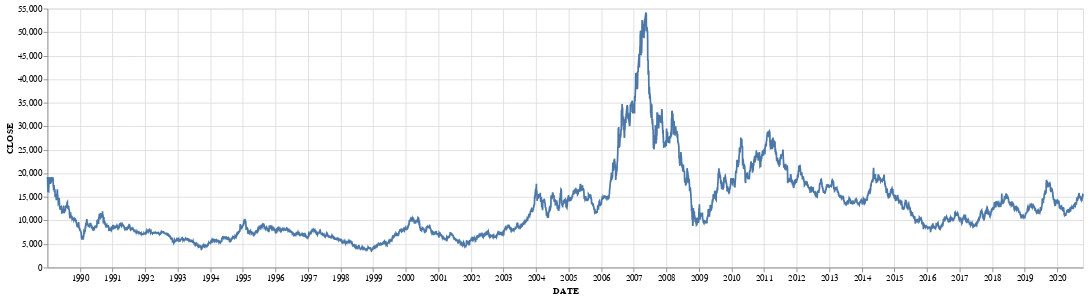

Notebook cell for this chart:
### Code cell
alt.Chart(inst_df, width=1200).mark_line().encode(x='DATE:T', y='CLOSE:Q')

### Figure 1 — Vega-Lite specification as saved in the notebook (floating-point values rounded to 4 significant figures; data arrays with more than 128 entries replaced by an {"elided": "..."} marker saying what was removed)
{"config": {"view": {"continuousWidth": 400, "continuousHeight": 300}}, "data": {"name": "data-489530fd6cd32ec861216683fa1ad4b6"}, "mark": "line", "encoding": {"x": {"type": "temporal", "field": "DATE"}, "y": {"type": "quantitative", "field": "CLOSE"}}, "width": 1200, "$schema": "https://vega.github.io/schema/vega-lite/v4.8.1.json", "datasets": {"data-489530fd6cd32ec861216683fa1ad4b6": {"elided": "8032 records"}}}
